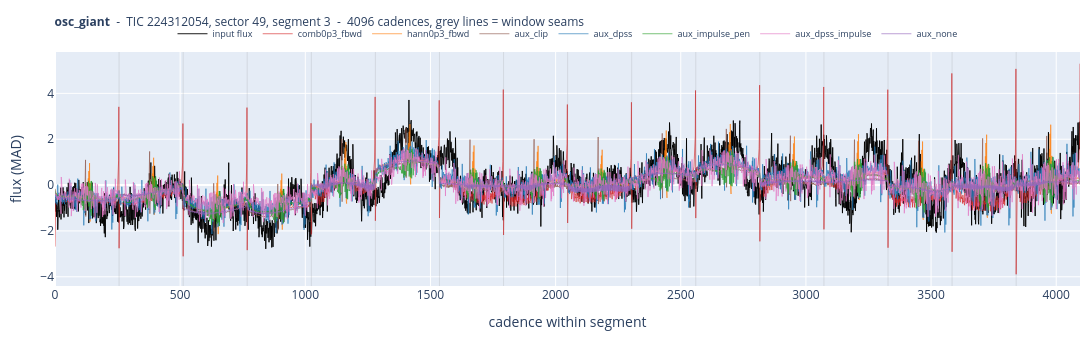

Notebook code cell kept with this figure:
### Code cell
plot_class("osc_giant")

### Figure 1 — Plotly figure (JSON) as saved in the notebook; plotly's stock layout.template omitted (floating-point values rounded to 4 significant figures; data arrays with more than 128 entries replaced by an {"elided": "..."} marker saying what was removed)
{"data": [{"line": {"color": "black", "width": 0.9}, "mode": "lines", "name": "input flux", "type": "scatter", "y": {"elided": "4096 float values"}}, {"line": {"color": "#d62728", "width": 0.7}, "mode": "lines", "name": "comb0p3_fbwd", "opacity": 0.9, "type": "scatter", "y": {"elided": "4096 float values"}}, {"line": {"color": "#ff7f0e", "width": 0.7}, "mode": "lines", "name": "hann0p3_fbwd", "opacity": 0.9, "type": "scatter", "y": {"elided": "4096 float values"}}, {"line": {"color": "#8c564b", "width": 0.7}, "mode": "lines", "name": "aux_clip", "opacity": 0.9, "type": "scatter", "y": {"elided": "4096 float values"}}, {"line": {"color": "#1f77b4", "width": 0.7}, "mode": "lines", "name": "aux_dpss", "opacity": 0.9, "type": "scatter", "y": {"elided": "4096 float values"}}, {"line": {"color": "#2ca02c", "width": 0.7}, "mode": "lines", "name": "aux_impulse_pen", "opacity": 0.9, "type": "scatter", "y": {"elided": "4096 float values"}}, {"line": {"color": "#e377c2", "width": 0.7}, "mode": "lines", "name": "aux_dpss_impulse", "opacity": 0.9, "type": "scatter", "y": {"elided": "4096 float values"}}, {"line": {"color": "#9467bd", "width": 0.7}, "mode": "lines", "name": "aux_none", "opacity": 0.9, "type": "scatter", "y": {"elided": "4096 float values"}}], "layout": {"height": 340, "hovermode": "x unified", "legend": {"font": {"size": 9}, "orientation": "h", "x": 0.5, "xanchor": "center", "y": 1.14}, "margin": {"b": 38, "l": 55, "r": 12, "t": 52}, "shapes": [{"line": {"color": "rgba(120,120,120,0.35)", "width": 0.5}, "type": "line", "x0": 256, "x1": 256, "xref": "x", "y0": 0, "y1": 1, "yref": "y domain"}, {"line": {"color": "rgba(120,120,120,0.35)", "width": 0.5}, "type": "line", "x0": 512, "x1": 512, "xref": "x", "y0": 0, "y1": 1, "yref": "y domain"}, {"line": {"color": "rgba(120,120,120,0.35)", "width": 0.5}, "type": "line", "x0": 768, "x1": 768, "xref": "x", "y0": 0, "y1": 1, "yref": "y domain"}, {"line": {"color": "rgba(120,120,120,0.35)", "width": 0.5}, "type": "line", "x0": 1024, "x1": 1024, "xref": "x", "y0": 0, "y1": 1, "yref": "y domain"}, {"line": {"color": "rgba(120,120,120,0.35)", "width": 0.5}, "type": "line", "x0": 1280, "x1": 1280, "xref": "x", "y0": 0, "y1": 1, "yref": "y domain"}, {"line": {"color": "rgba(120,120,120,0.35)", "width": 0.5}, "type": "line", "x0": 1536, "x1": 1536, "xref": "x", "y0": 0, "y1": 1, "yref": "y domain"}, {"line": {"color": "rgba(120,120,120,0.35)", "width": 0.5}, "type": "line", "x0": 1792, "x1": 1792, "xref": "x", "y0": 0, "y1": 1, "yref": "y domain"}, {"line": {"color": "rgba(120,120,120,0.35)", "width": 0.5}, "type": "line", "x0": 2048, "x1": 2048, "xref": "x", "y0": 0, "y1": 1, "yref": "y domain"}, {"line": {"color": "rgba(120,120,120,0.35)", "width": 0.5}, "type": "line", "x0": 2304, "x1": 2304, "xref": "x", "y0": 0, "y1": 1, "yref": "y domain"}, {"line": {"color": "rgba(120,120,120,0.35)", "width": 0.5}, "type": "line", "x0": 2560, "x1": 2560, "xref": "x", "y0": 0, "y1": 1, "yref": "y domain"}, {"line": {"color": "rgba(120,120,120,0.35)", "width": 0.5}, "type": "line", "x0": 2816, "x1": 2816, "xref": "x", "y0": 0, "y1": 1, "yref": "y domain"}, {"line": {"color": "rgba(120,120,120,0.35)", "width": 0.5}, "type": "line", "x0": 3072, "x1": 3072, "xref": "x", "y0": 0, "y1": 1, "yref": "y domain"}, {"line": {"color": "rgba(120,120,120,0.35)", "width": 0.5}, "type": "line", "x0": 3328, "x1": 3328, "xref": "x", "y0": 0, "y1": 1, "yref": "y domain"}, {"line": {"color": "rgba(120,120,120,0.35)", "width": 0.5}, "type": "line", "x0": 3584, "x1": 3584, "xref": "x", "y0": 0, "y1": 1, "yref": "y domain"}, {"line": {"color": "rgba(120,120,120,0.35)", "width": 0.5}, "type": "line", "x0": 3840, "x1": 3840, "xref": "x", "y0": 0, "y1": 1, "yref": "y domain"}], "title": {"font": {"size": 12}, "text": "<b>osc_giant</b>  -  TIC 224312054, sector 49, segment 3  -  4096 cadences, grey lines = window seams"}, "width": 1550, "xaxis": {"title": {"text": "cadence within segment"}}, "yaxis": {"title": {"text": "flux (MAD)"}}}}
